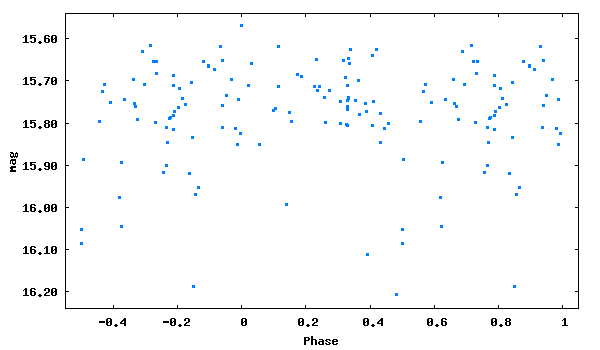

The script that saved this image:
set term png size 600,350 medium
set colors classic
set output 'phase_lc_7.png'
set xlabel 'Phase'
set ylabel 'mag'
#set title 'JDmax = 2450371.33000 + 55.2516714 x E'
set format y '%5.2f'
plot [-0.55:1.05][16.24:15.54] "phase_lc_7.dat" linecolor 3 pointtype 5 pointsize 0.3 title ""
